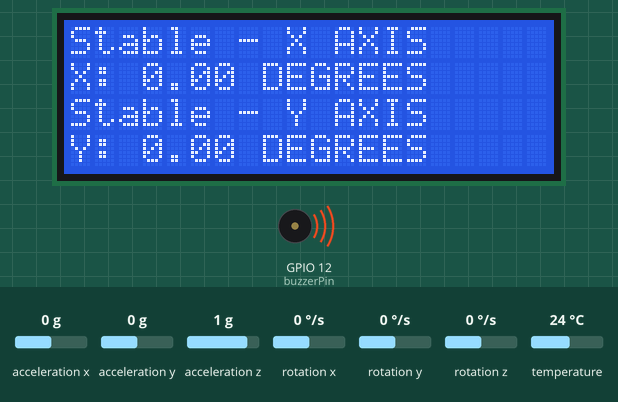
Simulated run of this sketch. Board: ESP32. Shown: 20×4 character LCD, buzzer (waves = sounding). Inputs (shaded band) come from the test bench; at power-on: rotation x 0 °/s, acceleration x 0 g, acceleration y 0 g, acceleration z 1 g, rotation y 0 °/s, rotation z 0 °/s, temperature 24 °C. WiFi joins after 1.5 s; servers stay silent unless stated; what the sketch prints to the serial monitor is not drawn.

Above: at 11.3 s.
11.4 s: rotation x set to -192 °/s
At 14.6 s:
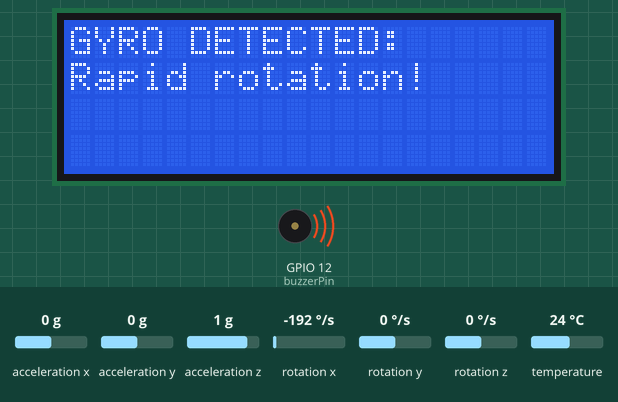
14.9 s: rotation x set to -100 °/s
At 18.0 s:
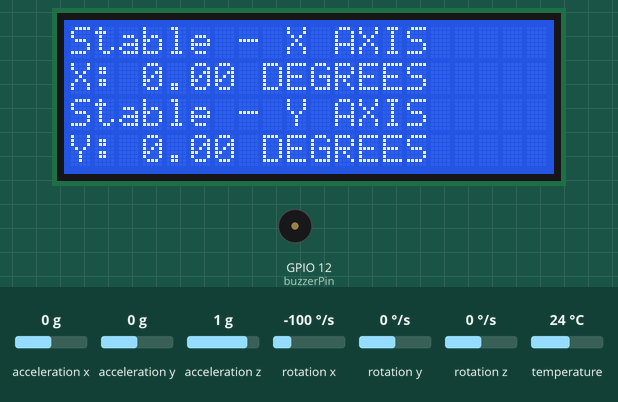
21.1 s: acceleration x set to -1.4 g
At 24.7 s:
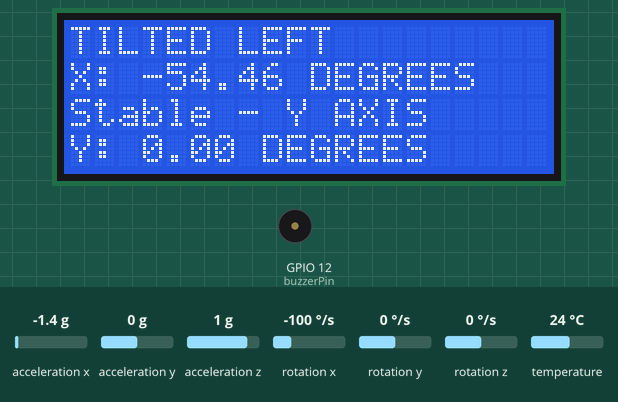
27.3 s: acceleration y set to -1.4 g
At 29.1 s:
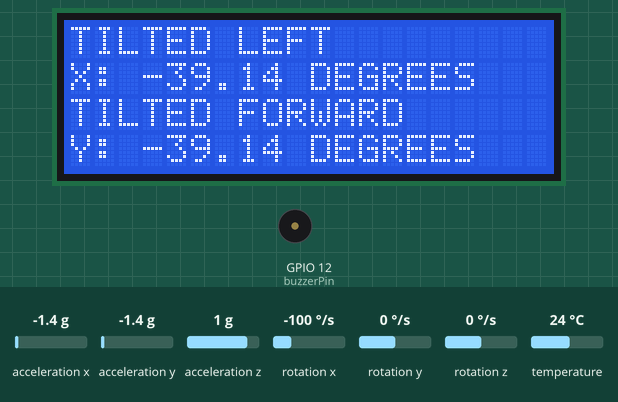
32.4 s: acceleration x set to 0 g
At 36.6 s:
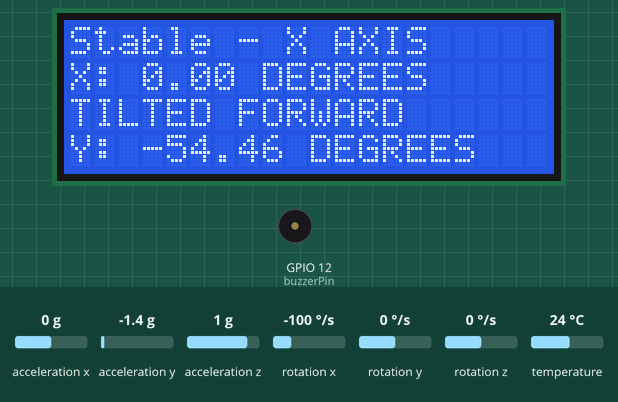
38.6 s: acceleration y set to 0.8 g
At 41.3 s:
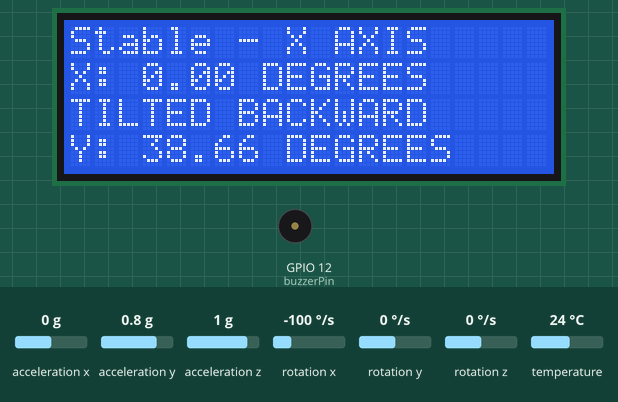
Timing chart, 0 to 45.0 s (numbered marks = the images above; inputs shaded):
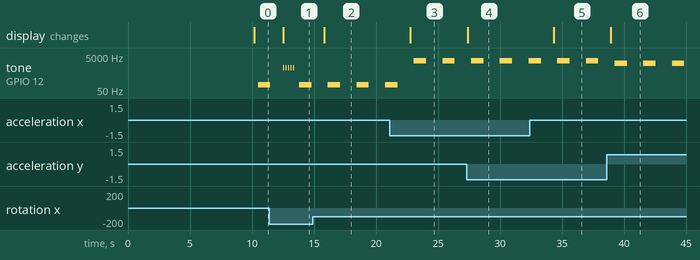

Measured:
- after the input at 11.4 s, the display: changes after 1.1 s (image 1)
- after the input at 14.9 s, the display: changes after 0.92 s (image 2)
- after the input at 21.1 s, the display: changes after 1.7 s (image 3)
- after the input at 27.3 s, the display: changes after 0.08 s (image 4)
- after the input at 32.4 s, the display: changes after 1.9 s (image 5)
- after the input at 38.6 s, the display: changes after 0.35 s (image 6)
- by itself, tone on GPIO 12 (buzzerPin): alternates 1860 Hz for 1.0 s and silent for 1.3 s

The sketch:

ldr_mpu.ino
```cpp
#include <LiquidCrystal.h>
#include <Adafruit_MPU6050.h>
#include <Adafruit_Sensor.h>
#include <Wire.h>
#include <WiFi.h>
#include "ThingSpeak.h"

const char* wifiName = "Wokwi-GUEST";
const char* wifiPass = "";
const int myChannelNumber = 2311542;
const char* myApiKey = "FG87QBGM29ET4GFY";
const char* server = "api.thingspeak.com";
WiFiClient client;

Adafruit_MPU6050 mpu;

LiquidCrystal lcd(4, 15, 5, 18, 19, 23);

const int buzzerPin = 12;
const int minFreq = 100;  // in Hz
const int maxFreq = 2000; // in Hz
const float maxTilt = 41.81; // maximum possible tilt in either direction in degrees

void setup() {

  Serial.begin(115200);

  pinMode(buzzerPin, OUTPUT);

  lcd.begin(20, 4);

  // Attempt to connect to Wi-Fi network:
  while (WiFi.status() != WL_CONNECTED) {
    Serial.print("Attempting to connect to SSID: ");
    Serial.println(wifiName);
    // Connect to WPA/WPA2 network:
    WiFi.begin(wifiName, wifiPass);
    delay(10000);  // Wait 10 seconds to connect
  }

  // Print Wi-Fi connection details:
  Serial.println("Connected to wifi");
  Serial.print("IP address: ");
  Serial.println(WiFi.localIP());

  // Initialize ThingSpeak
  ThingSpeak.begin(client);

  Serial.println("Adafruit MPU6050 test!");

  // Try to initialize!
  if (!mpu.begin()) {
    Serial.println("Failed to find MPU6050 chip");
    while (1) {
      delay(10);
    }
  }
  Serial.println("MPU6050 Found!");
  Serial.println(" ");

  mpu.setAccelerometerRange(MPU6050_RANGE_8_G);
  Serial.print("Accelerometer range set to: ");
  switch (mpu.getAccelerometerRange()) {
  case MPU6050_RANGE_2_G:
    Serial.println("+-2G");
    break;
  case MPU6050_RANGE_4_G:
    Serial.println("+-4G");
    break;
  case MPU6050_RANGE_8_G:
    Serial.println("+-8G");
    break;
  case MPU6050_RANGE_16_G:
    Serial.println("+-16G");
    break;
  }
  mpu.setGyroRange(MPU6050_RANGE_2000_DEG);
  Serial.print("Gyro range set to: ");
  switch (mpu.getGyroRange()) {
  case MPU6050_RANGE_250_DEG:
    Serial.println("+- 250 deg/s");
    break;
  case MPU6050_RANGE_500_DEG:
    Serial.println("+- 500 deg/s");
    break;
  case MPU6050_RANGE_1000_DEG:
    Serial.println("+- 1000 deg/s");
    break;
  case MPU6050_RANGE_2000_DEG:
    Serial.println("+- 2000 deg/s");
    break;
  }

  mpu.setFilterBandwidth(MPU6050_BAND_21_HZ);
  Serial.print("Filter bandwidth set to: ");
  switch (mpu.getFilterBandwidth()) {
  case MPU6050_BAND_260_HZ:
    Serial.println("260 Hz");
    break;
  case MPU6050_BAND_184_HZ:
    Serial.println("184 Hz");
    break;
  case MPU6050_BAND_94_HZ:
    Serial.println("94 Hz");
    break;
  case MPU6050_BAND_44_HZ:
    Serial.println("44 Hz");
    break;
  case MPU6050_BAND_21_HZ:
    Serial.println("21 Hz");
    break;
  case MPU6050_BAND_10_HZ:
    Serial.println("10 Hz");
    break;
  case MPU6050_BAND_5_HZ:
    Serial.println("5 Hz");
    break;
  }

  Serial.println("");
  delay(100);
}

void loop() {

  sensors_event_t a, g, temp;
  mpu.getEvent(&a, &g, &temp);

  ThingSpeak.setField(1, a.acceleration.x);
  ThingSpeak.setField(2, a.acceleration.y);
  ThingSpeak.setField(3, g.gyro.x);
  ThingSpeak.setField(4, g.gyro.y);
  ThingSpeak.setField(5, g.gyro.z);

  /* Print out the temperature value */
  Serial.print("Temperature: ");
  Serial.print(temp.temperature);
  Serial.println(" degC");

  Serial.println("");


  float tiltAngleX = atan2(a.acceleration.x, sqrt(a.acceleration.y * a.acceleration.y + a.acceleration.z * a.acceleration.z)) * 180 / M_PI;
  float tiltAngleY = atan2(a.acceleration.y, sqrt(a.acceleration.x * a.acceleration.x + a.acceleration.z * a.acceleration.z)) * 180 / M_PI;

  const float tiltThreshold = 0.1;
  const int gyroThreshold = 3.49;

  float totalTilt = sqrt(tiltAngleX * tiltAngleX + tiltAngleY * tiltAngleY);

  // Map the total tilt to the frequency range
  int frequency = map(totalTilt, 0, maxTilt, minFreq, maxFreq);

  lcd.clear();  // Clear the display

  // Check tilt based on X-axis
  if (a.acceleration.x > tiltThreshold) {
    lcd.setCursor(0, 0);
    lcd.print("TILTED RIGHT    ");
  } else if (a.acceleration.x < -tiltThreshold) {
    lcd.setCursor(0, 0);
    lcd.print("TILTED LEFT     ");
  } else {
    lcd.setCursor(0, 0);
    lcd.print("Stable - X AXIS");
  }

  // Display tilt angles for X axis
  lcd.setCursor(0, 1);
  lcd.print("X: ");
  lcd.print(tiltAngleX);
  lcd.print(" DEGREES  ");

  // Check tilt based on Y-axis
  if (a.acceleration.y > tiltThreshold) {
    lcd.setCursor(0, 2);
    lcd.print("TILTED BACKWARD ");
  } else if (a.acceleration.y < -tiltThreshold) {
    lcd.setCursor(0, 2);
    lcd.print("TILTED FORWARD  ");
  } else {
    lcd.setCursor(0, 2);
    lcd.print("Stable - Y AXIS");
  }

  // Display tilt angles for Y axis
  lcd.setCursor(0, 3);
  lcd.print("Y: ");
  lcd.print(tiltAngleY);
  lcd.print(" DEGREES  ");

  // Check for rapid rotation using gyroscope
    if(abs(g.gyro.x) > gyroThreshold || abs(g.gyro.y) > gyroThreshold || abs(g.gyro.z) > gyroThreshold) {
        // Rapid rotation detected!
        lcd.clear();
        lcd.setCursor(0,0);
        lcd.print("GYRO DETECTED: ");
        lcd.setCursor(0,1);
        lcd.print("Rapid rotation!");

        // Beep the buzzer three times quickly
        for (int i = 0; i < 5; i++) {
            tone(buzzerPin, 1000);  // 1000 Hz tone
            delay(100);  // tone duration
            noTone(buzzerPin);  // stop the tone
            delay(100);  // pause between beeps
        }
    }

  ThingSpeak.writeFields(myChannelNumber, myApiKey);

  // Play the tone on the buzzer
  tone(buzzerPin, frequency);
  delay(1000);
  noTone(buzzerPin);

  delay(1000);
}
```
